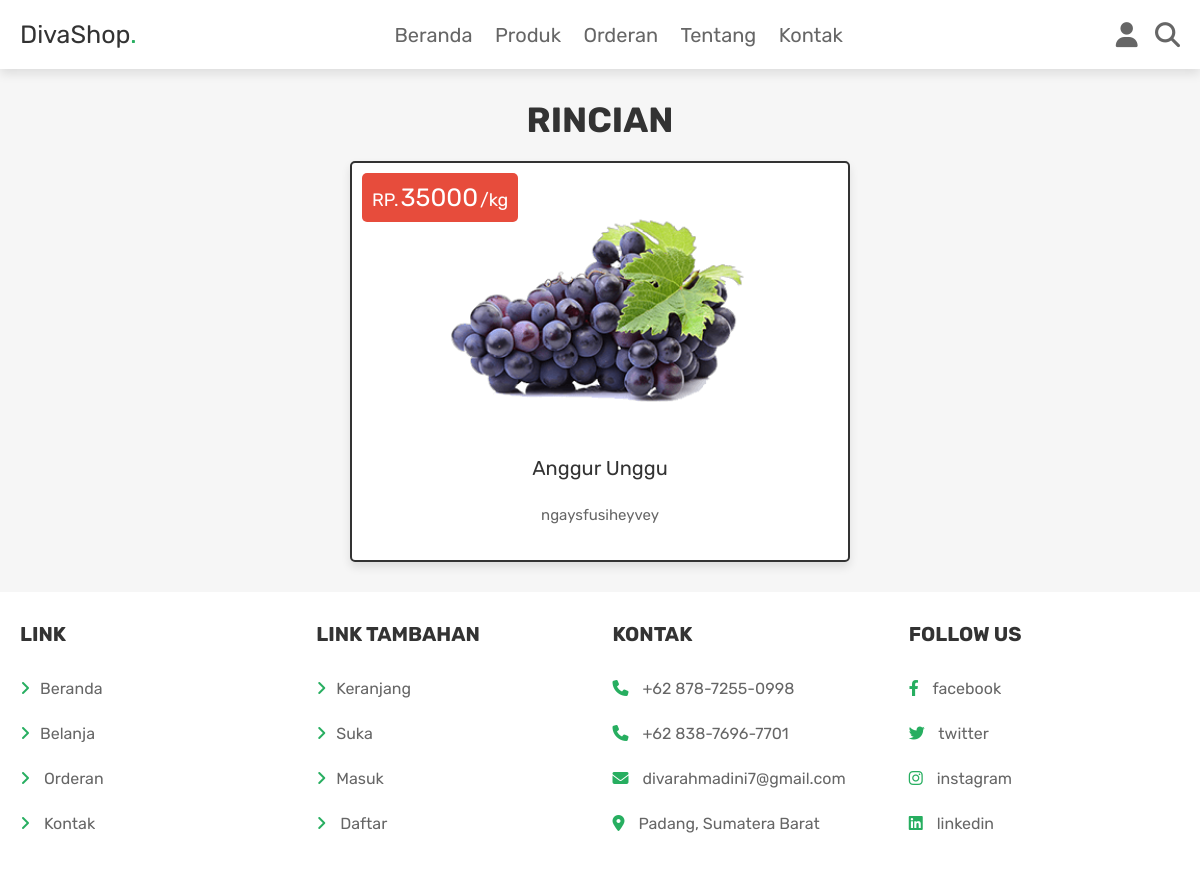
The app's page /penjual_view_page.php?pid=24 (signed in) with its own data.
### tables this page shows
CREATE TABLE `products` (
  `id` int(100) NOT NULL,
  `name` varchar(100) NOT NULL,
  `category` varchar(20) NOT NULL,
  `details` varchar(500) NOT NULL,
  `price` int(100) NOT NULL,
  `image` varchar(100) NOT NULL
);

### penjual_view_page.php (the view, shortened to what this page needs)
<?php
@include 'config.php';
?>
<!DOCTYPE html>
<html lang="en">
<head>
   <link rel="stylesheet" href="https://cdnjs.cloudflare.com/ajax/libs/font-awesome/6.1.1/css/all.min.css">
   <link rel="stylesheet" href="css/style.css">
</head>
<body>
<?php include 'penjual_header.php'; ?>
<section class="quick-view">
   <h1 class="title">RINCIAN</h1>
   <?php
      $pid = $_GET['pid'];
      $select_products = $conn->prepare("SELECT * FROM `products` WHERE id = ?");
      $select_products->execute([$pid]);
      if($select_products->rowCount() > 0){
         while($fetch_products = $select_products->fetch(PDO::FETCH_ASSOC)){
   ?>
   <form action="" class="box" method="POST">
      <div class="price">RP.<span><?= $fetch_products['price']; ?></span>/kg</div>
      <img src="uploaded_img/<?= $fetch_products['image']; ?>" alt="">
      <div class="name"><?= $fetch_products['name']; ?></div>
      <div class="details"><?= $fetch_products['details']; ?></div>
   </form>
   <?php
         }
      }else{
         echo '<p class="empty">no products added yet!</p>';
      }
   ?>
</section>
<?php include 'footer.php'; ?>
</body>
</html>

### css/style.css (style rules this page uses)
.quick-view .box { max-width: 50rem; padding:2rem; text-align: center; border:var(--border); background-color: var(--white); box-shadow: var(--box-shadow); border-radius: .5rem; position: relative; margin:0 auto; }
.quick-view .box img { height: 25rem; margin-bottom: 1rem; }
.quick-view .box .price { position: absolute; top:1rem; left:1rem; padding:1rem; border-radius: .5rem; background-color: var(--red); font-size: 1.8rem; color:var(--white); }
.quick-view .box .price span { font-size: 2.5rem; color:var(--white); margin:0 .2rem; }
.quick-view .box .name { font-size: 2rem; color:var(--black); padding:1rem 0; }
.quick-view .box .details { padding:1rem 0; line-height: 2; font-size: 1.5rem; color:var(--light-color); }

### css/components.css (style rules this page uses)
:root { --green:#27ae60; --orange:#f39c12; --red:#e74c3c; --black:#333; --light-color:#666; --white:#fff; --light-bg:#f6f6f6; --border:.2rem solid var(--black); --box-shadow:0 .5rem 1rem rgba(0,0,0,.1); }
* { font-family: 'Rubik', sans-serif; margin:0; padding:0; box-sizing: border-box; outline: none; border:none; text-decoration: none; color:var(--black); }
body { background-color: var(--light-bg); }
html { font-size: 62.5%; overflow-x: hidden; scroll-behavior: smooth; scroll-padding-top: 6.5rem; }
section { padding:3rem 2rem; max-width: 1200px; margin:0 auto; }
.title { text-align: center; margin-bottom: 2rem; text-transform: uppercase; color:var(--black); font-size: 3.5rem; }

### records on screen
products: price "35000", image (picture), name "Anggur Unggu", details "ngaysfusiheyvey"
